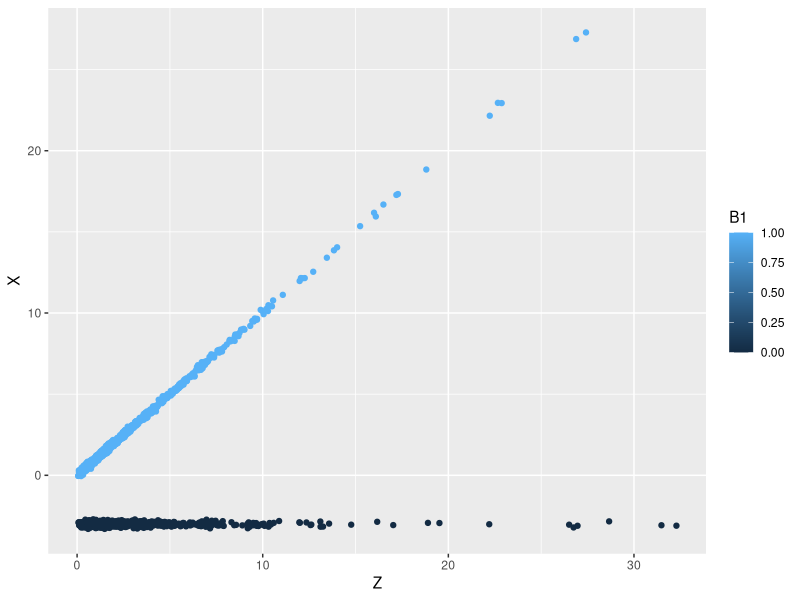
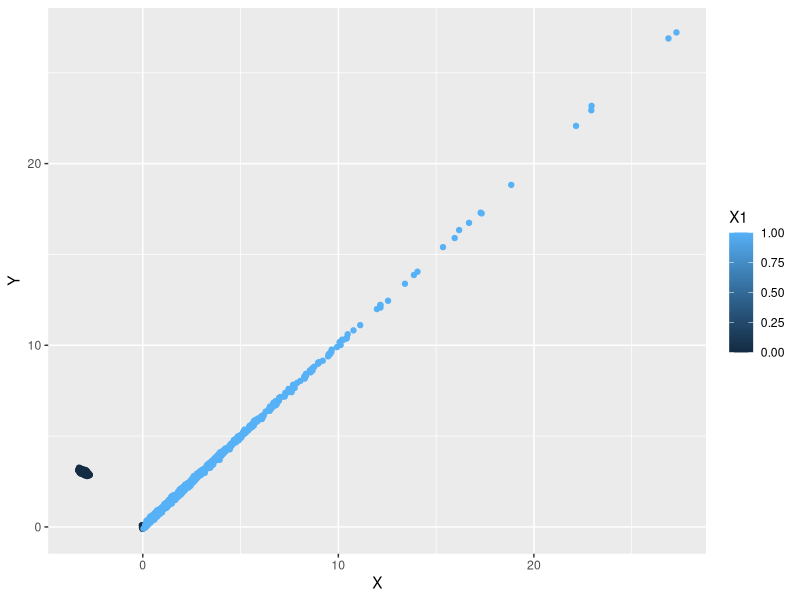
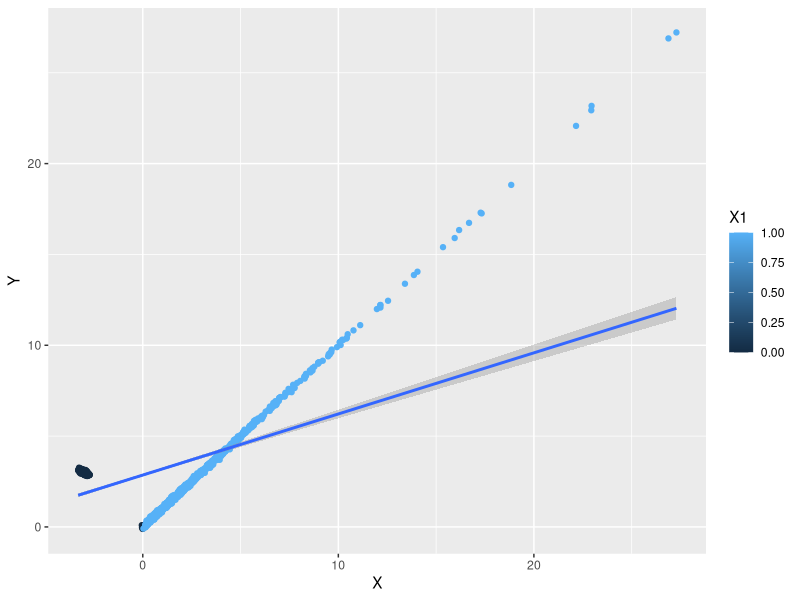

The R script that drew these images, in order:
## ---- chunk 1
knitr::opts_chunk$set(echo = TRUE)
## ---- chunk 2
data <- data.frame(
  id=c(1:2000)
)

# generate data observation
data$lnz <- rnorm(2000, mean = 0.5, sd=1)
data$Z <- exp(data$lnz)
data$U <- rnorm(2000,mean = 0, sd=0.1)
data$B1 <- rbinom (2000, 1, 0.5)  # to explain about probability 1
data$B2 <- 1-data$B1  # to explain about probability 1

# generate firm cashflow
data$X <- data$B1*data$Z - 3*data$B2 + data$U

# generate firm borrowing
data$E <- rnorm(2000,mean = 0, sd=0.1)
data$R <- 0.5*data$U + 0.5*data$E
data$X1 <- ifelse (data$X>0, 1, 0)
data$X2 <- ifelse (data$X<0, 1, 0)
data$Y <- (data$X*data$X1) - (data$X*data$X2) + data$R
head(data)
## ---- chunk 3
library(ggplot2)
a<-ggplot(data, aes(Z,X, colour=B1)) +
    geom_point()
a
## ---- chunk 4
b<-ggplot(data,aes(X,Y,colour=X1)) +
  geom_point()
b
## ---- chunk 5
b +
  geom_smooth(method = "lm")
## ---- chunk 6
# Regression
mod <- lm(Y~X, data = data)
summary(mod)
## ---- chunk 7
library (AER)

modelIV <- ivreg(formula=data$Y~data$X | data$Z)
summary(modelIV)
## ---- chunk 8
dataX<-data
dataX<-dataX[!(dataX$B2=="1"),]

modelIV2 <- ivreg(formula=dataX$Y~dataX$X | dataX$Z)
summary(modelIV2)
